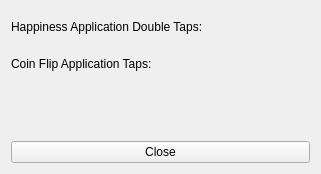
<?xml version="1.0" encoding="UTF-8"?>
<ui version="4.0">
 <class>Poketch</class>
 <widget class="QWidget" name="Poketch">
  <property name="geometry">
   <rect>
    <x>0</x>
    <y>0</y>
    <width>321</width>
    <height>174</height>
   </rect>
  </property>
  <property name="sizePolicy">
   <sizepolicy hsizetype="Fixed" vsizetype="Fixed">
    <horstretch>0</horstretch>
    <verstretch>0</verstretch>
   </sizepolicy>
  </property>
  <property name="minimumSize">
   <size>
    <width>321</width>
    <height>174</height>
   </size>
  </property>
  <property name="maximumSize">
   <size>
    <width>321</width>
    <height>174</height>
   </size>
  </property>
  <property name="windowTitle">
   <string>Poketch Taps</string>
  </property>
  <layout class="QGridLayout" name="gridLayout">
   <item row="0" column="0">
    <widget class="QLabel" name="labelHappyText">
     <property name="text">
      <string>Happiness Application Double Taps: </string>
     </property>
    </widget>
   </item>
   <item row="0" column="1">
    <widget class="QLabel" name="labelHappyResult">
     <property name="text">
      <string/>
     </property>
     <property name="alignment">
      <set>Qt::AlignRight|Qt::AlignTrailing|Qt::AlignVCenter</set>
     </property>
    </widget>
   </item>
   <item row="1" column="0">
    <widget class="QLabel" name="labelCoinFlipsText">
     <property name="text">
      <string>Coin Flip Application Taps: </string>
     </property>
    </widget>
   </item>
   <item row="1" column="1">
    <widget class="QLabel" name="labelCoinFlipsResult">
     <property name="text">
      <string/>
     </property>
     <property name="alignment">
      <set>Qt::AlignRight|Qt::AlignTrailing|Qt::AlignVCenter</set>
     </property>
    </widget>
   </item>
   <item row="2" column="0" colspan="2">
    <widget class="QLabel" name="labelNote">
     <property name="minimumSize">
      <size>
       <width>0</width>
       <height>50</height>
      </size>
     </property>
     <property name="text">
      <string/>
     </property>
     <property name="alignment">
      <set>Qt::AlignCenter</set>
     </property>
     <property name="wordWrap">
      <bool>true</bool>
     </property>
    </widget>
   </item>
   <item row="3" column="0" colspan="2">
    <widget class="QPushButton" name="pushButtonClose">
     <property name="text">
      <string>Close</string>
     </property>
    </widget>
   </item>
  </layout>
 </widget>
 <resources/>
 <connections/>
</ui>
